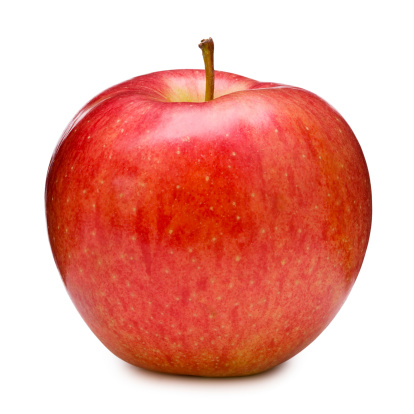
//> input picture Lab 6/images/apple.jpeg, 414 x 414 px, given in place of banana.jpeg, which was not available
$ ./main   (built with g++ and OpenCV 4)
//> lines starting //> are read from the running program, lines starting //| are printed output that depends on the picture; after the words box and inside, x2 and y2 are one past the last pixel; in counts of white or black regions, pixels touching at a corner belong together; pictures that were not available may be replaced by others from this repository, and a replacement may not be noted
#include <iostream>
#include <algorithm>
#include <cmath>
#include <vector>

#include "opencv2/core/core.hpp"
#include "opencv2/highgui/highgui.hpp"
#include "opencv2/imgproc/imgproc.hpp"

using namespace cv;
using namespace std;

// 영상의 색상 표현을 BGR을 HSV로 바꾸는 함수
Mat myBgr2Hsv(Mat src_img) {
    double b, g, r, h = 0.0, s, v;

    Mat dst_img(src_img.size(), src_img.type());
    for (int y=0; y<src_img.rows; y++) {
        for (int x=0; x<src_img.cols; x++) {
            // BGR 취득, RGB가 아닌 BGR임을 주의
            b = (double)src_img.at<Vec3b>(y, x)[0];
            g = (double)src_img.at<Vec3b>(y, x)[1];
            r = (double)src_img.at<Vec3b>(y, x)[2];

            b /= 255.0;
            g /= 255.0;
            r /= 255.0;

            // 수식을 이용한 변환
            double cMax = max({b, g, r}); // max() 함수로 3개를 비교할 땐 {}
            double cMin = min({b, g, r});

            double delta = cMax - cMin;

            v = cMax;

            if (v == 0) s = 0;
            else s = (delta / cMax);

            if (delta == 0) h = 0;
            else if (cMax == r) h = 60 * (g - b) / (v - cMin);
            else if (cMax == g) h = 120 + 60 * (b - r) / (v - cMin);
            else if (cMax == b) h = 240 + 60 * (r - g) / (v - cMin);

            if (h < 0) h+= 360;

            v *= 255;
            s *= 255;
            h /= 2;

            // 오버플로우 방지
            h = h > 255.0 ? 255.0 : h < 0 ? 0 : h;
            s = s > 255.0 ? 255.0 : s < 0 ? 0 : s;
            v = v > 255.0 ? 255.0 : v < 0 ? 0 : v;

            // 변환된 색상 대입
            dst_img.at<Vec3b>(y, x)[0] = (uchar) h;
            dst_img.at<Vec3b>(y, x)[1] = (uchar) s;
            dst_img.at<Vec3b>(y, x)[2] = (uchar) v;

        }
    }

    return dst_img;
}

// 입력 영상의 픽셀 값이 색상 범위에 포함되면 흰색, 그렇지 않으면 검은색으로 채워진 마스크 영상을 반환하는 함수
// 색상 범위 값은 BGR을 기준으로 할당
Mat myInRange (Mat src_img, Scalar lowerb, Scalar upperb) {
    // lowerb <= src <= upperb : 255
    // etc : 0

    Mat dst_img(src_img.size(), src_img.type());

    for (int y=0; y<src_img.rows; y++) {
        for (int x=0; x<src_img.cols; x++) {
            double b, g, r;

            // BGR 취득
            b = (double)src_img.at<Vec3b>(y, x)[0];
            g = (double)src_img.at<Vec3b>(y, x)[1];
            r = (double)src_img.at<Vec3b>(y, x)[2];

            Scalar bgrScalar(b, g, r);
            bool range0 = (lowerb[0] <= bgrScalar[0]) && (bgrScalar[0] <= upperb[0]); // Blue에 대해 색상 범위에 포함되었는지
            bool range1 = (lowerb[1] <= bgrScalar[1]) && (bgrScalar[1] <= upperb[1]); // Green에 대해 색상 범위에 포함되었는지
            bool range2 = (lowerb[2] <= bgrScalar[2]) && (bgrScalar[2] <= upperb[2]); // Red에 대해 색상 범위에 포함되었는지

            // B, G, R에 대해 모두 색상 범위에 포함된 경우 흰 색으로 영상을 채움
            if (range0 && range1 && range2) {
                dst_img.at<Vec3b>(y, x)[0] = 255;
                dst_img.at<Vec3b>(y, x)[1] = 255;
                dst_img.at<Vec3b>(y, x)[2] = 255;
            }
            else { // 그렇지 않다면 검은 색으로 영상을 채움
                dst_img.at<Vec3b>(y, x)[0] = 0;
                dst_img.at<Vec3b>(y, x)[1] = 0;
                dst_img.at<Vec3b>(y, x)[2] = 0;
            }
        }
    }

    return dst_img;
}

// [48 lines left out: function CvKmeans, not called in this run]

// 군집을 생성하는 함수
void createClustersInfo(Mat imgInput, int n_cluster, vector<Scalar>& clustersCenters, vector<vector<Point>>& ptInClusters) {
    RNG random(cv::getTickCount()); // OpenCV에서 무작위 값을 설정하는 함수

    for (int k = 0; k < n_cluster; k++) { // 군집별 계산
        // 무작위 좌표 획득
        Point centerKPoint;
        centerKPoint.x = random.uniform(0, imgInput.cols);
        centerKPoint.y = random.uniform(0, imgInput.rows);
        Scalar centerPixel = imgInput.at<Vec3b>(centerKPoint.y, centerKPoint.x);

        // 무작위 좌표의 화소값으로 군집별 중앙값 설정
        Scalar centerK(centerPixel.val[0], centerPixel.val[1], centerPixel.val[2]);
        clustersCenters.push_back(centerK);

        vector<Point>ptInClustersK;
        ptInClusters.push_back(ptInClustersK);
    }
}

// 현재 픽셀과 군집의 픽셀 사이의 거리를 계산하는 함수
double computeColorDistance (Scalar pixel, Scalar clusterPixel) {
    double diffBlue = pixel.val[0] - clusterPixel[0];
    double diffGreen = pixel.val[1] - clusterPixel[1];
    double diffRed = pixel.val[2] - clusterPixel[2];

    // Euclidian distance를 활용
    double distance = sqrt(pow(diffBlue, 2) + pow(diffGreen, 2) + pow(diffRed, 2));

    return distance;
}

// 평균값을 계산하여 군집에 대해 다시 clustering
double adjustClusterCenters(Mat src_img, int n_cluster, vector<Scalar>& clustersCenters,
    vector<vector<Point>>ptInClusters, double& oldCenter, double newCenter) {
    double diffChange;

    for (int k = 0; k < n_cluster; k++) { // 군집별 계산
        vector<Point>ptInCluster = ptInClusters[k];
        double newBlue = 0;
        double newGreen = 0;
        double newRed = 0;

        // 평균값 계산
        for (int i = 0; i < ptInCluster.size(); i++) {
            Scalar pixel = src_img.at<Vec3b>(ptInCluster[i].y, ptInCluster[i].x);
            newBlue += pixel.val[0];
            newGreen += pixel.val[1];
            newRed += pixel.val[2];
        }

        newBlue /= ptInCluster.size();
        newGreen /= ptInCluster.size();
        newRed /= ptInCluster.size();

        // 계산한 평균값으로 군집 중앙값 대체
        Scalar newPixel(newBlue, newGreen, newRed);
        newCenter += computeColorDistance(newPixel, clustersCenters[k]);

        // 모든 군집에 대한 평균값도 같이 계산
        clustersCenters[k] = newPixel;
    }

    newCenter /= n_cluster;
    diffChange = abs(oldCenter - newCenter); //모든 군집에 대한 평균값 변화량 계산
    oldCenter = newCenter;

    return diffChange;

}

// 군집을 판별하는 함수
void findAssociatedCluster (Mat imgInput, int n_cluster, vector<Scalar> clustersCenters, vector<vector<Point>>& ptInClusters) {
    for (int r=0; r<imgInput.rows; r++) {
        for (int c=0; c<imgInput.cols; c++) {
            double minDistance = INFINITY;
            int closestClusterIndex = 0;
            Scalar pixel = imgInput.at<Vec3b>(r, c);

            for (int k=0; k<n_cluster; k++) { // 군집별 계산
                // 각 군집 중앙값과 차이를 계산
                Scalar clusterPixel = clustersCenters[k];
                double distance = computeColorDistance(pixel, clusterPixel);

                // 차이가 가장 적은 군집으로 좌표의 군집을 판별
                if (distance < minDistance) {
                    minDistance = distance;
                    closestClusterIndex = k;
                }
            }

            ptInClusters[closestClusterIndex].push_back(Point(c, r));
        }
    }
}

// 군집을 적용하여 영상의 픽셀 값을 바꾸는 함수
Mat applyFinalClusterToImage (Mat src_img, int n_cluster, vector<vector<Point>> ptInClusters, vector<Scalar> clustersCenters) {
    Mat dst_img(src_img.size(), src_img.type());

    for (int k=0; k<n_cluster; k++) {
        vector<Point> ptInCluster = ptInClusters[k];

        for (int j=0; j<ptInCluster.size(); j++) {
            dst_img.at<Vec3b>(ptInCluster[j])[0] = clustersCenters[k].val[0];
            dst_img.at<Vec3b>(ptInCluster[j])[1] = clustersCenters[k].val[1];
            dst_img.at<Vec3b>(ptInCluster[j])[2] = clustersCenters[k].val[2];
        }
    }

    return dst_img;
}

// 군집을 적용하여 영상의 픽셀 값을 바꾸는 함수
// 군집별 색을 무작위의 색으로 지정
Mat applyFinalClusterToRandomImage (Mat src_img, int n_cluster, vector<vector<Point>> ptInClusters, vector<Scalar> clustersCenters) {
    Mat dst_img(src_img.size(), src_img.type());

    // 랜덤 색으로 변경
    for (int k=0; k<n_cluster; k++) {
        vector<Point> ptInCluster = ptInClusters[k];

        clustersCenters[k].val[0] = rand() % 255;
        clustersCenters[k].val[1] = rand() % 255;
        clustersCenters[k].val[2] = rand() % 255;

        for (int j=0; j<ptInCluster.size(); j++) {
            dst_img.at<Vec3b>(ptInCluster[j])[0] = clustersCenters[k].val[0];
            dst_img.at<Vec3b>(ptInCluster[j])[1] = clustersCenters[k].val[1];
            dst_img.at<Vec3b>(ptInCluster[j])[2] = clustersCenters[k].val[2];
        }
    }

    return dst_img;
}

Mat MyKmeans(Mat src_img, int n_cluster, int flag = 0) {

    vector<Scalar>clustersCenters; // 군집 중앙값 벡터
    vector<vector<Point>>ptInClusters; // 군집별 좌표 벡터
    double threshold = 0.001;
    double oldCenter = INFINITY;
    double newCenter = 0;
    double diffChange = oldCenter - newCenter; // 군집 조정의 변화량


    // 초기 설정 - 군집 중앙값을 무작위로 할당 및 군집별 좌표값을 저장할 벡터 할당
    createClustersInfo(src_img, n_cluster, clustersCenters, ptInClusters);

    // 중앙값 조정 및 화소별 군집 판별
    // 반복적인 방법으로 군집 중앙값 조정
    // 설정한 임계값보다 군집 조정의 변화가 작을 때까지 반복
    while (diffChange > threshold) {
        // 초기화
        newCenter = 0;
        for (int k = 0; k < n_cluster; k++) { ptInClusters[k].clear(); }

        // 현재의 군집 중앙값을 기준으로 군집 탐색
        findAssociatedCluster(src_img, n_cluster, clustersCenters, ptInClusters);

        // 군집 중앙값 조절
        diffChange = adjustClusterCenters(src_img, n_cluster, clustersCenters, ptInClusters, oldCenter, newCenter);
    }

    // 군집 중앙값으로만 이루어진 영상 생성
    Mat dst_img;
    if (flag == 0) dst_img = applyFinalClusterToImage(src_img, n_cluster, ptInClusters, clustersCenters);
    else if (flag == 1) dst_img = applyFinalClusterToRandomImage(src_img, n_cluster, ptInClusters, clustersCenters);

    return dst_img;

}

Mat isYellow(Mat src_img) {
    Scalar lowerYellow = Scalar(20, 20, 100);
    Scalar upperYellow = Scalar(32, 255, 255);

    Mat hsv_img = myBgr2Hsv(src_img);

    Mat result_img;

    Mat mask = myInRange(hsv_img, lowerYellow, upperYellow);
    cout<<"Yellow"<<endl;

    return mask;
}

Mat isRed(Mat src_img) {
    Scalar lowerRed = Scalar(0, 100, 100);
    Scalar upperRed = Scalar(5, 255, 255);

    Mat hsv_img = myBgr2Hsv(src_img);

    Mat result_img;

    Mat mask = myInRange(hsv_img, lowerRed, upperRed);
    cout<<"Red"<<endl;

    return mask;
}

Mat isOrange(Mat src_img) {
    Scalar lowerOrange = Scalar(1, 190, 200);
    Scalar upperOrange = Scalar(18, 255, 255);

    Mat hsv_img = myBgr2Hsv(src_img);

    Mat result_img;

    Mat mask = myInRange(hsv_img, lowerOrange, upperOrange);
    cout<<"Orange"<<endl;

    return mask;
}

void prob1() {
    // 1. 바나나
    cout<<"banana.jpeg: ";
    Mat banana_img = imread("banana.jpeg", 1);
//> banana_img is the input picture: 414 rows x 414 cols, CV_8UC3; mean B, G, R 157.1, 167.2, 234.3
    Mat banana_hsv = myBgr2Hsv(banana_img);
//> after the loop in myBgr2Hsv, `for (int y=0; y<src_img.rows; y++)`:
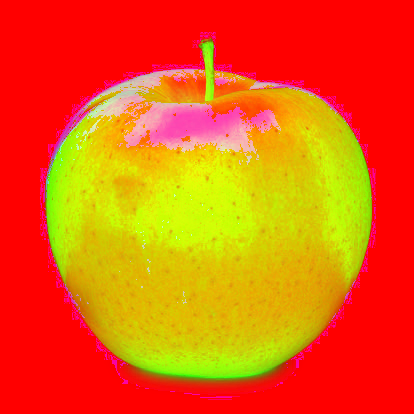
//> dst_img: 414 rows x 414 cols, CV_8UC3; mean B, G, R 12.5, 93.8, 234.3
//> after the loop in myBgr2Hsv, `for (int y=0; y<src_img.rows; y++)`: b = 1; v = 255; s = 0

    Mat banana_result;

    Mat banana_mask = isYellow(banana_img);
//> after the loop in myInRange, `for (int y=0; y<src_img.rows; y++)`:
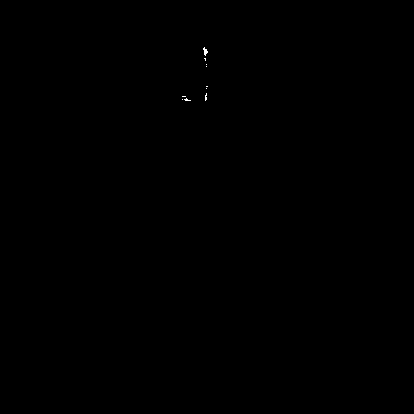
//> dst_img: 414 rows x 414 cols, CV_8UC3; 0.04% white in thin lines or dots, all inside (x1, y1, x2, y2) = (182, 47, 208, 101)
    cvtColor(banana_mask, banana_mask, COLOR_BGR2GRAY);

    bitwise_and(banana_hsv, banana_hsv, banana_result, banana_mask);

    cvtColor(banana_result, banana_result, COLOR_HSV2BGR_FULL);
//> banana_result: 414 rows x 414 cols, CV_8UC3; mean B, G, R 0, 0, 0.1

    Mat result_img;
    hconcat(banana_img, banana_result, result_img);
    imshow("Test window", result_img);
    waitKey(0);
    destroyWindow("Test window");

    // 2. 사과
    cout<<"apple.jpeg: ";
    Mat apple_img = imread("apple.jpeg", 1);
    Mat apple_hsv = myBgr2Hsv(apple_img);

    Mat apple_result;

    Mat apple_mask = isRed(apple_img);
//> after the loop in myInRange (call 2), `for (int y=0; y<src_img.rows; y++)`: dst_img: 414 rows x 414 cols, CV_8UC3; 33.7% white; 128 white regions (119 under 20 px), largest, box (x1, y1, x2, y2) and area: (45, 70, 372, 362) 56988, (85, 89, 123, 111) 180, (335, 197, 345, 225) 113
    cvtColor(apple_mask, apple_mask, COLOR_BGR2GRAY);

    bitwise_and(apple_hsv, apple_hsv, apple_result, apple_mask);

    cvtColor(apple_result, apple_result, COLOR_HSV2BGR_FULL);

    hconcat(apple_img, apple_result, result_img);
    imshow("Test window", result_img);
    waitKey(0);
    destroyWindow("Test window");

    // 3. 오렌지
    cout<<"orange.jpeg: ";
    Mat orange_img = imread("orange.jpeg", 1);
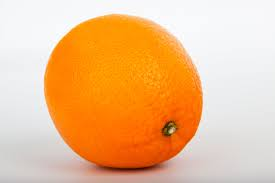
//> input picture Lab 6/images/orange.jpeg, 275 x 183 px
//> orange_img is the input picture: 183 rows x 275 cols, CV_8UC3; mean B, G, R 142.4, 189.6, 237.5
    Mat orange_hsv = myBgr2Hsv(orange_img);

    Mat orange_result;

    Mat orange_mask = isOrange(orange_img);
//> after the loop in myInRange (call 3), `for (int y=0; y<src_img.rows; y++)`: dst_img: 183 rows x 275 cols, CV_8UC3; 35.8% white; 1 white region, box (x1, y1, x2, y2) and area: (45, 16, 202, 166) 18016


    cvtColor(orange_mask, orange_mask, COLOR_BGR2GRAY);

    bitwise_and(orange_hsv, orange_hsv, orange_result, orange_mask);

    cvtColor(orange_result, orange_result, COLOR_HSV2BGR_FULL);

    hconcat(orange_img, orange_result, result_img);
//> result_img: 183 rows x 550 cols, CV_8UC3
    imshow("Test window", result_img);
    waitKey(0);
    destroyWindow("Test window");
}

void prob2() {
    Mat src_img = imread("balls.jpg", 1);
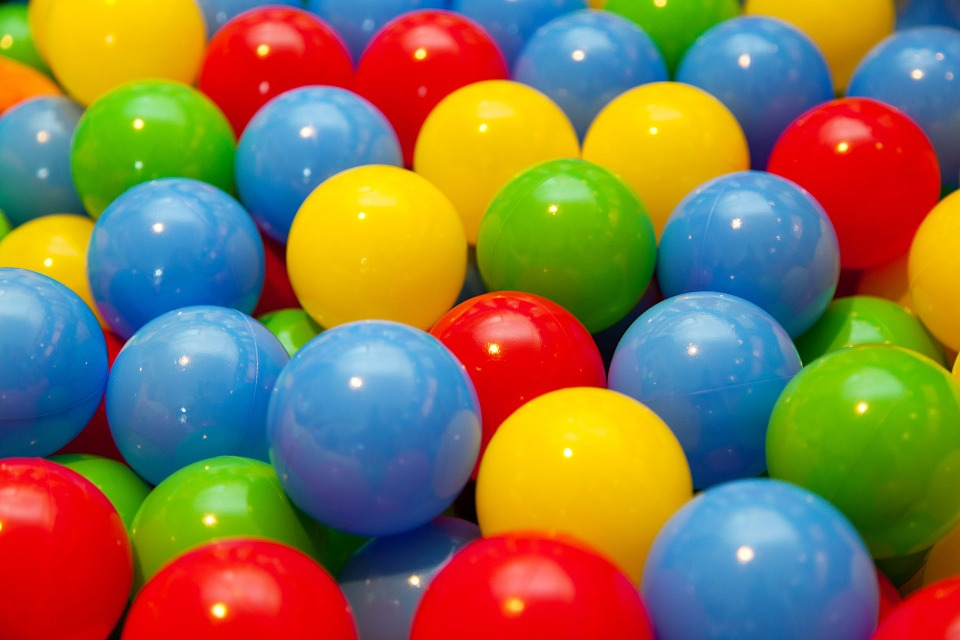
//> input picture Lab 6/images/balls.jpg, 960 x 640 px
//> src_img is the input picture: 640 rows x 960 cols, CV_8UC3; mean B, G, R 79, 117.3, 134.4

    Mat result = MyKmeans(src_img, 5, 0);
//> the loop in applyFinalClusterToImage, `for (int k=0; k<n_cluster; k++)` made 5 passes
//> after the loop in applyFinalClusterToImage, `for (int k=0; k<n_cluster; k++)`:
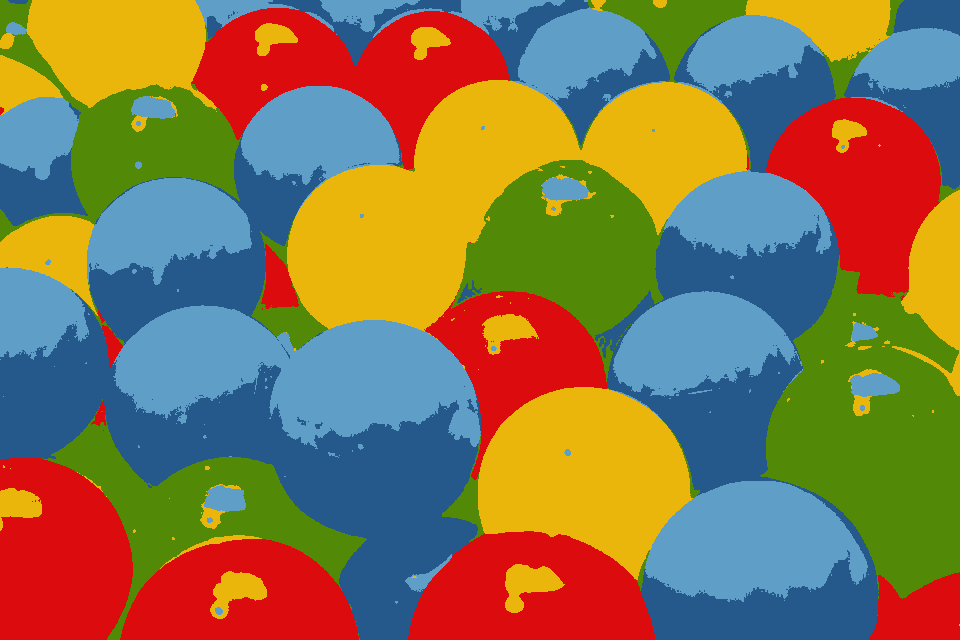
//> dst_img: 640 rows x 960 cols, CV_8UC3; mean B, G, R 78.5, 116.5, 133.9
    Mat randomResult = MyKmeans(src_img, 5, 1);
//> the loop in applyFinalClusterToRandomImage, `for (int k=0; k<n_cluster; k++)` made 5 passes
//> after the loop in applyFinalClusterToRandomImage, `for (int k=0; k<n_cluster; k++)`:
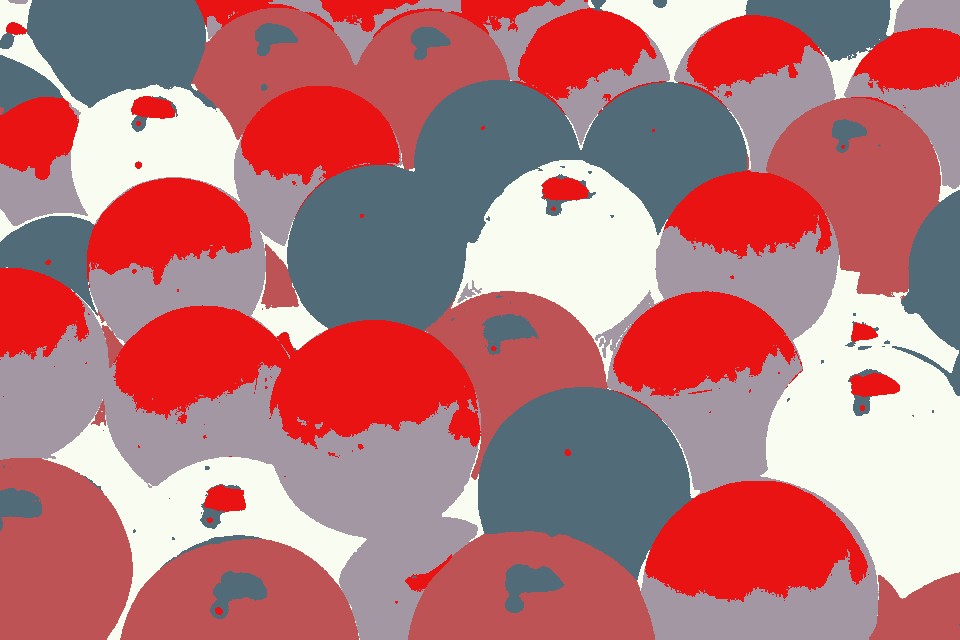
//> dst_img: 640 rows x 960 cols, CV_8UC3; mean B, G, R 121.4, 117.4, 181.9

    Mat temp;
    hconcat(src_img, result, temp);

    Mat result_img;
    hconcat(temp, randomResult, result_img);
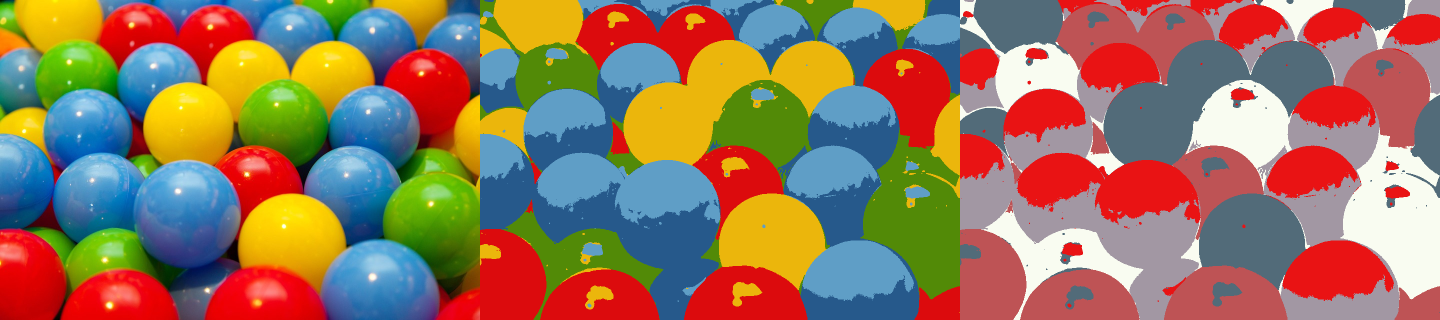
//> result_img: 640 rows x 2880 cols, CV_8UC3 (shown at 1/2 size); mean B, G, R 93, 117.1, 150

    imshow("Test window", result_img);
    waitKey(0);
    destroyWindow("Test window");
}

int main() {
    prob1();
    prob2();

    return 0;
}
